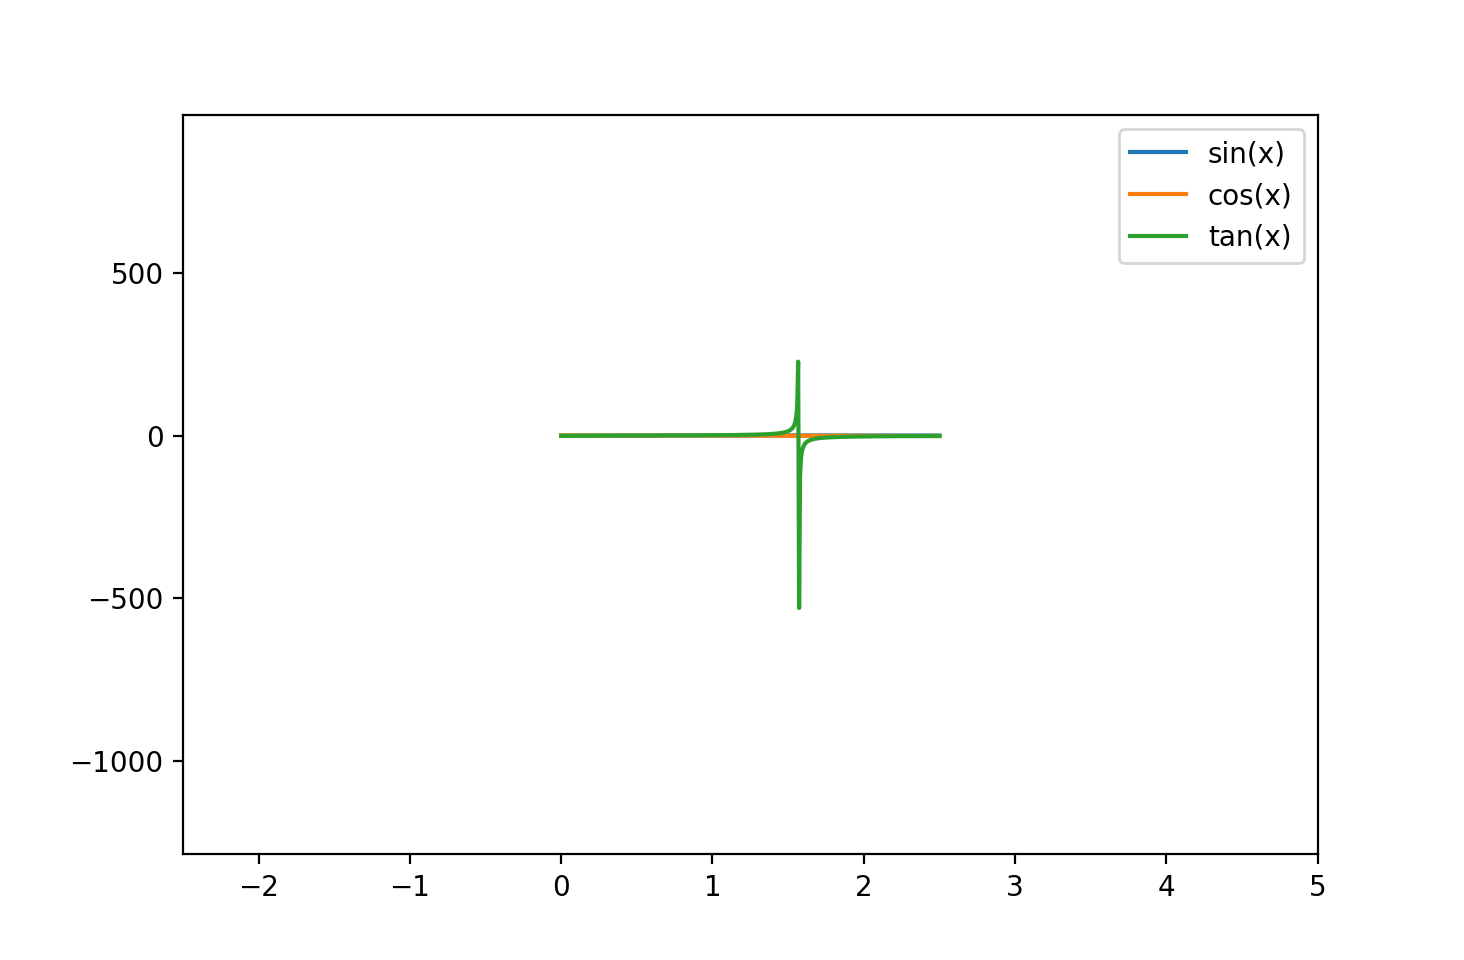

Python code for this plot:
# file name: margin1.py
import numpy as np
import math
import matplotlib.pyplot as plt
x = np.linspace(0,2.5,400)
fig, ax = plt.subplots()
y1=np.sin(x)
y2=np.cos(x)
y3=np.tan(x)
ax.plot(x,y1,label='sin(x)')
ax.plot(x,y2,label='cos(x)')
ax.plot(x,y3,label='tan(x)')
plt.margins(1)
ax.legend()
plt.show()
